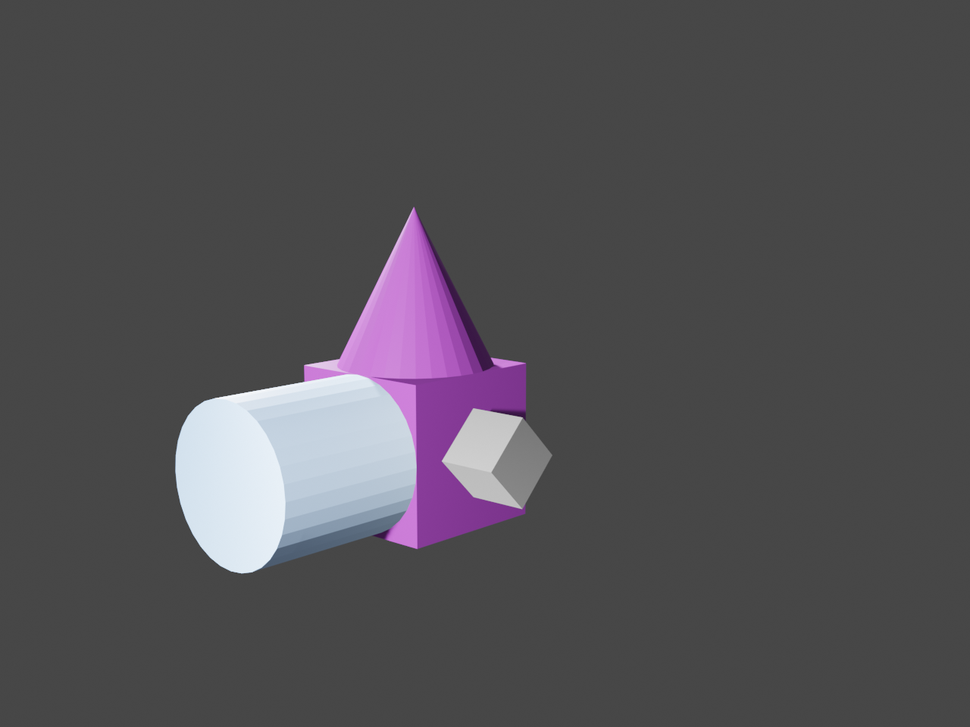
#> input picture assets/Ruun_images/cube/better_frame/0002.png, 970 x 727 px, shrunk from 1280 x 960 before the run, found by its file name
$ python image.py
#> lines starting #> are read from the running program, lines starting #| are printed output that depends on the picture
import cv2
import numpy as np
import matplotlib.pyplot as plt

""" image 1
# Load the image
img0 = cv2.imread('/home/runbk0401/SuperGluePretrainedNetwork/dump_match_pairs/match_output/image1.jpg')

# Good 3D keypoints (from your previous results)
good_keypoints_3D = np.array([
    [0.0, 3.6, 0.7],
    [1.1, 2.1, 0.16],
    [-1.1, 2.1, 0.16],
    [1.7, 2.1, 0.06],
    [-1.7, 2.1, 0.06],
    [4.0, 0.08, 0.0],
    [-4.0, 0.08, 0.0],
    [-0.66, 2.4, -0.6],
    [0.66, 2.4, -0.6]
])

# Good 2D keypoints in Image 0 (from your previous results)
good_keypoints_2D = np.array([
    [319.0, 209.0],
    [276.0, 232.0],
    [363.0, 233.0],
    [252.0, 236.0],
    [387.0, 237.0],
    [177.0, 242.0],
    [466.0, 243.0],
    [343.0, 264.0],
    [293.0, 265.0]
])
"""
#image2
# Load the image
img0 = cv2.imread('/home/runbk0401/SuperGluePretrainedNetwork/assets/Ruun_images/cube/better_frame/0002.png')
#> img0 is the input picture: shape (727, 970, 3); mean B, G, R 83.9, 79.8, 82.1

# Good 3D keypoints (from your previous results)
good_keypoints_3D = np.array([
    [ 0.  ,    0.  ,    5.75  ],
        [-0.25 ,   0.25,    5.25  ],
        [ 0.25 ,  -0.25,    5.25  ],
        [ 0.25 ,   0.25,    5.25  ],
        [ 0.   ,   0.25,    5.1414],
        [-0.1414,  0.45,    5.    ],
        [ 0.1414,  0.25,    5.    ],
        [ 0.1414,  0.45,    5.    ],
        [ 0.    ,  0.25,    4.8586],
        [ 0.    ,  0.45,    4.8586],
        [ 0.25  ,  0.25,    4.75  ]
])

# Good 2D keypoints in Image 2 (from your previous results)
good_keypoints_2D = np.array([
    [545., 274.],
        [693., 479.],
        [401., 481.],
        [548., 508.],
        [624., 539.],
        [728., 600.],
        [582., 609.],
        [648., 623.],
        [623., 656.],
        [688., 671.],
        [550., 724.]
])

# Plot the keypoints on the image
for i, kp in enumerate(good_keypoints_2D):
    # Draw a circle for each keypoint in image0
    img0 = cv2.circle(img0, (int(kp[0]), int(kp[1])), 10, (0, 255, 0), 2)  # Green circle
    img0 = cv2.putText(img0, f'{i+1}', (int(kp[0]) + 15, int(kp[1])), cv2.FONT_HERSHEY_SIMPLEX,
                       0.6, (255, 0, 0), 2)  # Blue label with keypoint index
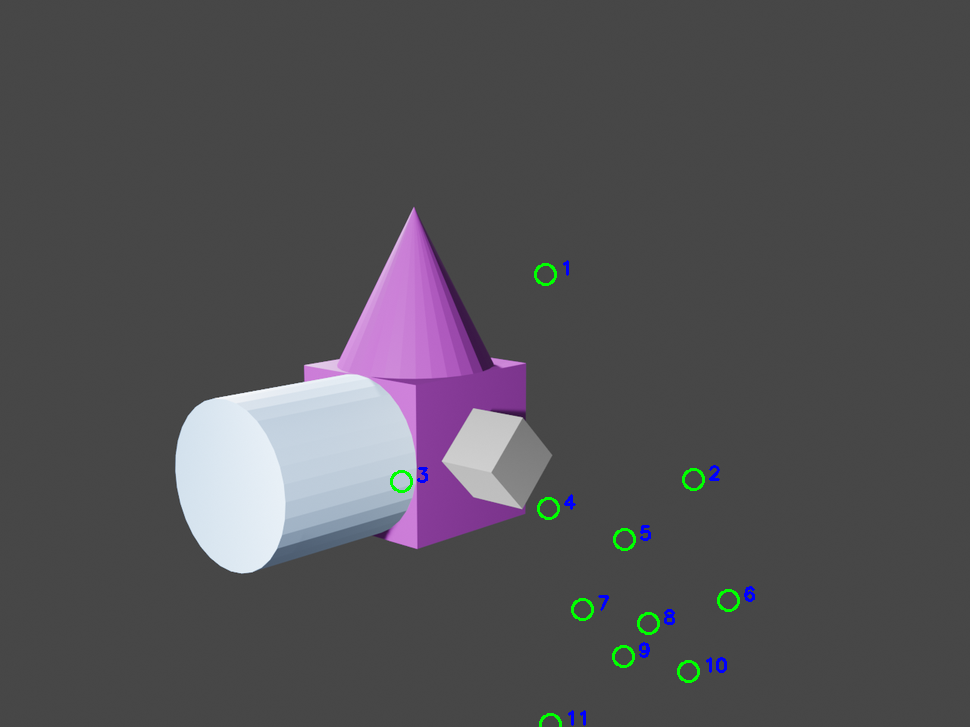
#> img0: shape (727, 970, 3); mean B, G, R 84, 80.2, 81.7

# Display the image with keypoints
plt.figure(figsize=(12.8, 9.6))  # (width, height) in inches, maintaining the 1280x960 aspect ratio
plt.imshow(cv2.cvtColor(img0, cv2.COLOR_BGR2RGB))
plt.title('Good Keypoints on Image 2')
plt.show()
